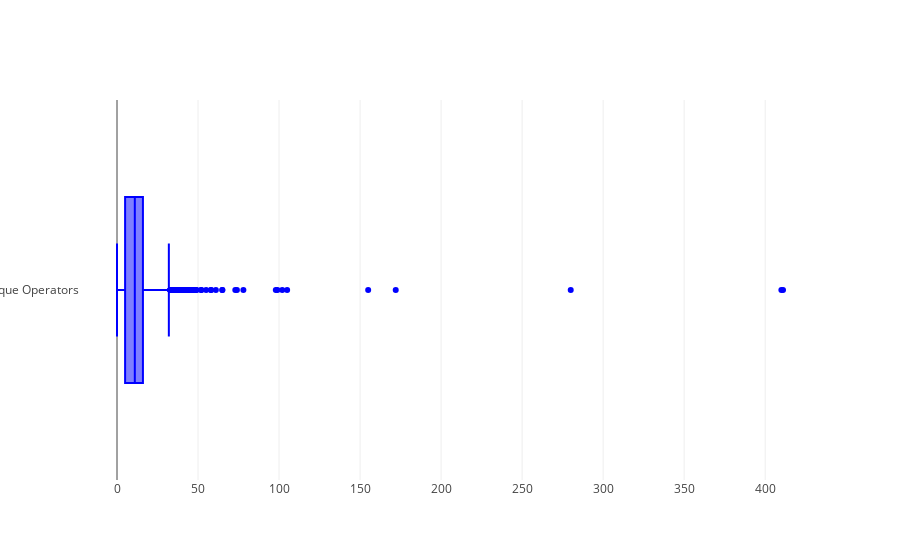

The cell this chart's notebook holds for it:
### Markdown cell above
>*  **Outlier Detection (Box Plot)**

### Code cell
trace1 = go.Box(
    x = data.uniq_Op,
    name = 'Unique Operators',
    marker = dict(color = 'blue')
    )
box_data = [trace1]
iplot(box_data)

### Figure 1 — Plotly figure (JSON) as saved in the notebook; plotly's stock layout.template omitted (floating-point values rounded to 4 significant figures; data arrays with more than 128 entries replaced by an {"elided": "..."} marker saying what was removed)
{"data": [{"marker": {"color": "blue"}, "name": "Unique Operators", "type": "box", "uid": "109d6a55-69cf-4c7e-b890-985912f86ff0", "x": {"elided": "10885 str values"}}], "layout": {}}
